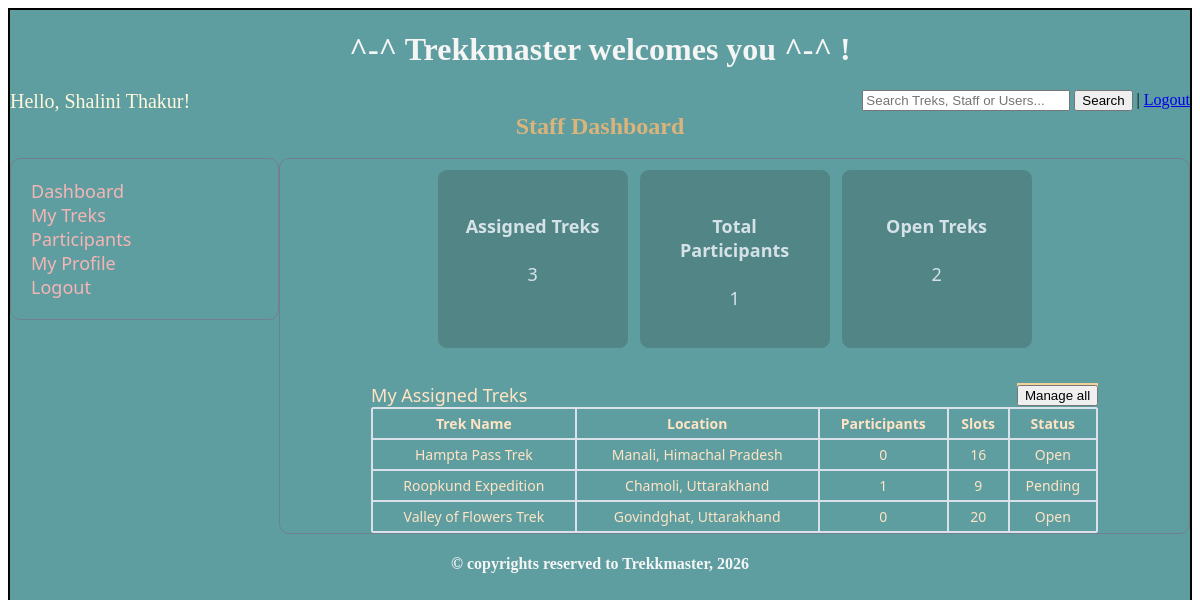
Screenshot of /staff_dash (signed in) with the database file from the repository.
### models.py (models this page shows)
class Staff(db.Model):
    __tablename__='staff'
    staff_id = db.Column(db.Integer, primary_key=True)
    user_id = db.Column(db.Integer, db.ForeignKey('user_details.user_id'), nullable=False, unique=True) #linking child to parent
    full_name = db.Column(db.String, nullable=False)
    address = db.Column(db.String, nullable=False)
    phone_no = db.Column(db.String(15), nullable=False)
    status = db.Column(db.Integer, nullable=False, default=0)  #0-registered, 1-approved, 2-rejected, 3-deactivated, 4- blacklisted
    treks = db.relationship("Trek", backref="assigned_staff")

class Trek(db.Model):
    __tablename__='trek'
    trek_id = db.Column(db.Integer, primary_key=True, autoincrement=True)
    trek_name = db.Column(db.String, unique = True, nullable = False)
    location = db.Column(db.String, nullable = False)
    difficulty = db.Column(db.Integer, nullable=False, default=0)  #0-easy, 1-moderate, 2- hard
    staff_assigned = db.Column(db.Integer, db.ForeignKey('staff.staff_id'), nullable = False)
    status = db.Column(db.Integer, nullable=False, default=0)  #0-open, 1-closed, 2- completed
    duration = db.Column(db.Integer, nullable = False)
    description = db.Column(db.String, nullable = False)
    av_slots = db.Column(db.Integer, nullable = False)
    st_date = db.Column(db.Date, nullable = False)
    en_date = db.Column(db.Date, nullable = False)
    bookings = db.relationship("Bookings", cascade="all, delete", backref="trek")

### controller.py (the view)
@app.route('/staff_dash')
def staff_dash():
    user_id = session.get('user_id')
    if not user_id:
        return redirect(url_for('staff_signin'))
    staff = db.session.query(Staff).filter(Staff.user_id == user_id).first()
    if not staff:
        return redirect(url_for('staff_signin'))
    assigned_treks_query = Trek.query.filter(Trek.assigned_staff == staff, Trek.status.in_([0, 1, 2, 3]))
    total_treks = assigned_treks_query.count()
    assigned_treks = assigned_treks_query.limit(3).all()
    open_treks = Trek.query.filter(Trek.assigned_staff == staff, Trek.status == 1).count()
    trek_ids = [trek.trek_id for trek in assigned_treks]
    total_participants = db.session.query(Bookings).filter(Bookings.trek_id.in_(trek_ids)).count() if trek_ids else 0
    return render_template("staff_dash.html", treks=assigned_treks, total_treks=total_treks, total_participants=total_participants, open_treks=open_treks, staff=staff)

### templates/staff_dash.html (shortened to what this page needs)
<!DOCTYPE html>
<html lang="en">
<head>
    <link rel="stylesheet" href="/static/main.css">
</head>
<body>
    <div class="container">
        <div class="center">
            <h1>^-^ Trekkmaster welcomes you ^-^ !</h1>
        </div>
        <div style="display: flex; justify-content: space-between;">
            <span style="text-align: left; color: cornsilk; font-size: 20px;">Hello, {{ staff.full_name }}!</span>
            <span style="text-align: right;">
                <form action="{{ url_for('search') }}" method="GET">
                    <input type="text" name="q" placeholder="Search Treks, Staff or Users..." style="width: 200px">
                    <input type="submit" value="Search"> | <a href="{{ url_for('admin_signin') }}">Logout</a>
                </form>
            </span>
        </div>
        <h2 class="heading">Staff Dashboard</h2>
        <br>
        <div style="display: flex;">
            <div class="sidebar">
                <a href="{{ url_for('staff_dash') }}" class="normal-text-link">Dashboard</a><br>
                <a href="{{ url_for('staff_manage_treks') }}" class="normal-text-link">My Treks</a><br>
                <a href="{{ url_for('staff_participants') }}" class="normal-text-link">Participants</a><br>
                <a href="{{ url_for('staff_profile') }}" class="normal-text-link">My Profile</a><br>
                <a href="{{ url_for('staff_signin') }}" class="normal-text-link">Logout</a>
            </div>
            <div class="dash_style">
                <div style="display:flex; justify-content: center; gap:10px; margin-bottom: 10px; margin-top: 10px;">
                    <div class="single-metrics-card">
                        <h4>Assigned Treks</h4>
                        <p>{{ total_treks }}</p>
                    </div>
                    <div class="single-metrics-card">
                        <h4>Total Participants</h4>
                        <p>{{ total_participants }}</p>
                    </div>
                    <div class="single-metrics-card">
                        <h4>Open Treks</h4>
                        <p>{{ open_treks }}</p>
                    </div>
                </div>
                <br>
                <table class="table" name="Users">
                    <caption>
                        <div style="display: flex; justify-content: space-between; width: 100%">
                            <span style="text-align: left; font-size: 18px;">My Assigned Treks</span> <span
                                style="text-align:right;"><a href="{{ url_for('staff_manage_treks') }}" class="button">
                                    <button type="button">Manage all</button></a></span>
                        </div>
                    </caption>
                    <tr>
                        <th>Trek Name</th>
                        <th>Location</th>
                        <th>Participants</th>
                        <th>Slots</th>
                        <th>Status</th>
                    </tr>
                    {% for trek in treks %}
                    <tr>
                        <td>{{ trek.trek_name }}</td>
                        <td>{{ trek.location }}</td>
                        <td>{{ trek.bookings|length }}</td>
                        <td>{{ trek.av_slots }}</td>
                        <td>
                            {% if trek.status == 0 %}Pending
                            {% elif trek.status == 1 %}Open
                            {% elif trek.status == 2 %}Closed
                            {% elif trek.status == 3 %}Completed
                            {% endif %}
                        </td>
                    </tr>
                    {% else %}
                    <tr>
                        <td colspan="6" style="text-align: center;">No assigned treks found.</td>
                    </tr>
                    {% endfor %}
                </table>
            </div>
        </div>
        <div class="center">
            <h4>&copy; copyrights reserved to Trekkmaster, 2026</h4>
        </div>
    </div>
</body>
</html>

### static/main.css (style rules this page uses)
.container { background-color: cadetblue; border: 2px solid black; width: 100%; box-sizing: border-box; min-height: 100vh; }
.heading { text-align: center; margin: auto; color: rgb(218, 180, 123); }
.center { text-align: center; margin: auto; color: whitesmoke; }
.dash_style { width: 80%; border: 1px solid slategrey; margin: auto; border-radius: 10px; font-size: 18px; font-family: 'Segoe UI', Tahoma, Geneva, Verdana, sans-serif; text-align: justify; }
.sidebar { width: 20%; border: 1px solid slategrey; margin: auto; margin-top: 0%; border-radius: 10px; font-size: 18px; font-family: 'Segoe UI', Tahoma, Geneva, Verdana, sans-serif; text-align: justify; padding: 20px; }
.table { border-spacing: 0; width: 80%; border: 1px solid rgb(217, 226, 235); margin: auto; border-radius: 2px; font-size: 14px; color: bisque; font-family: 'Segoe UI', Tahoma, Geneva, Verdana, sans-serif; text-align: center; }
.table th, .table td { border: 1px solid rgb(217, 226, 235); font-size: 12px 18px; padding: 5px; }
.normal-text-link { color: rgb(246, 181, 181); text-decoration: none; }
.button { font-size: 16px; background-color: rgb(243, 209, 154); color: aliceblue; border-color: aliceblue; font-style: italic; }
.single-metrics-card { width: 150px; justify-content: space-around; background-color: rgba(30, 30, 30, 0.2); border: 1px solid cadetblue; border-radius: 10px; padding: 20px; text-align: center; color: rgb(213, 227, 232); }

### rows the page displays
Staff: full_name "Shalini Thakur"
Trek: trek_name "Hampta Pass Trek", location "Manali, Himachal Pradesh", bookings|length "0", av_slots "16", status "Open"
Trek: trek_name "Roopkund Expedition", location "Chamoli, Uttarakhand", bookings|length "1", av_slots "9", status "Pending"
Trek: trek_name "Valley of Flowers Trek", location "Govindghat, Uttarakhand", bookings|length "0", av_slots "20", status "Open"

### other values shown
{{ total_treks }} "3"
{{ total_participants }} "1"
{{ open_treks }} "2"
